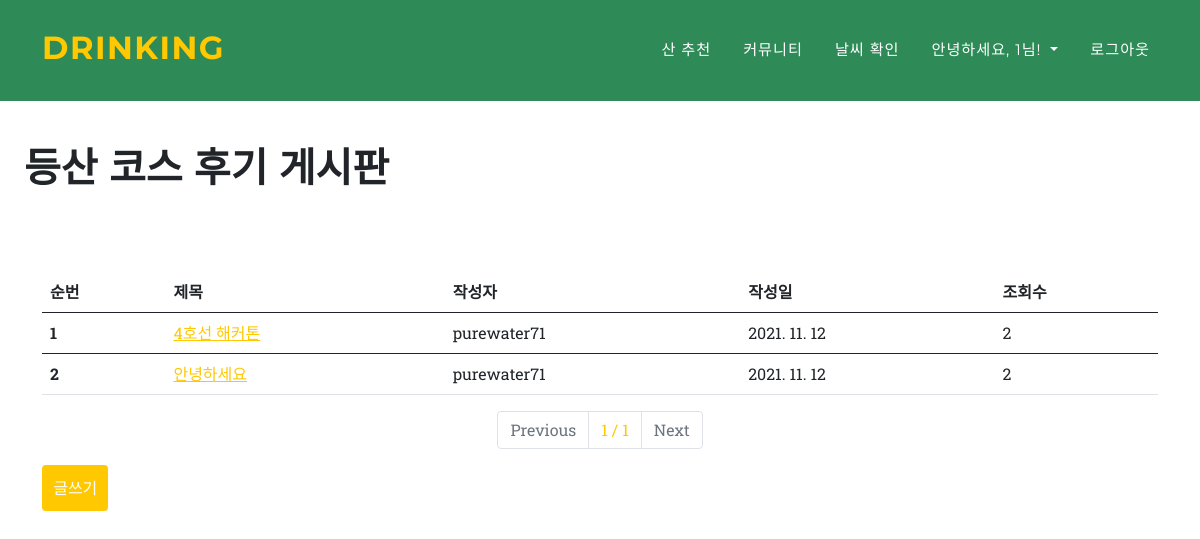
The page /blog/show/ (signed in) on the database its author committed.
### blog/models.py (models this page shows, shortened)
class Blog(models.Model):
    title = models.CharField(max_length=200, verbose_name='글 제목')
    writer = models.ForeignKey(Fuser, verbose_name = "작성자", on_delete = models.CASCADE, null=True, default="")
    pub_date = models.DateTimeField(auto_now_add=True, verbose_name='작성일')
    is_del = models.BooleanField(default=False)
    hits = models.PositiveIntegerField(default=0, verbose_name='조회수')
    body = models.TextField(verbose_name = "내용")
    image = models.ImageField(upload_to = "blog/", blank=True, null=True, verbose_name = "사진")

### user/models.py (models this page shows)
class Fuser(models.Model):
    username = models.CharField(max_length=20, verbose_name="사용자 아이디", primary_key=True)
    password = models.CharField(max_length=20, verbose_name="비밀번호")
    def __str__(self):
        return self.username
    class Meta:
        db_table = 'users'

### blog/views.py (the view)
# urls.py: path('show/', show, name="show"),
def show(request):
    blog = Blog.objects.filter(is_del=0).order_by('-pub_date')
    paginator = Paginator(blog, 5)
    page = int(request.GET.get('p', 1))
    blogs = paginator.get_page(page)
    return render(request, 'show.html', {'blogs':blogs})

### blog/templates/show.html (shortened to what this page needs)
{% extends 'base.html' %}
{% block content %}
<br><br><br><br><br>
        <h1>등산 코스 후기 게시판 </h1>
        <br><br>
        <div class="container">
    <table class="table">
        <thead>
          <tr>
            <th scope="col">순번</th>
            <th scope="col">제목</th>
            <th scope="col">작성자</th>
            <th scope="col">작성일</th>
            <th scope="col">조회수</th>
          </tr>
        </thead>
        <tbody>
          {% if blogs %}
            {% for blog in blogs %}
          <tr>
            <th scope="row">{{forloop.counter}}</th>
            <td><a href="{% url 'detail' blog.id %}">{{blog.title}}</a></td>
            <td>{{blog.writer}}</td>
            <td>{{ blog.pub_date|date:'Y. m. d' }}</td>
            <td>{{blog.hits}}</td>
          </tr>
        </tbody>
        {% endfor %}
        {% else %}
        <h1>글 없음</h1>
        {% endif %}
      </table>
      <nav aria-label="Page navigation example">
        <ul class="pagination justify-content-center">
          {% if blogs.has_previous %}
         <li class="page-item"><a class="page-link" href="?p={{ blogs.previous_page_number }}">Previous</a></li>
         {% else %}
         <li class="page-item disabled">
          <a class="page-link" href="#">Previous</a>
        </li>
        {% endif %}
        <li class="page-item">
          <a class="page-link" href="#"
            >{{ blogs.number }} / {{ blogs.paginator.num_pages }}</a
          >
        </li>
        {% if blogs.has_next %}
        <li class="page-item">
          <a class="page-link" href="?p={{ blogs.next_page_number }}">Next</a>
        </li>
        {% else %}
        <li class="page-item disabled">
          <a class="page-link" href="#">Next</a>
        </li>
        {% endif %}
      </ul>
    </nav>
      {% if request.session.user %}
      <a href="{% url 'new' %}">
        <input type="submit" value="글쓰기"></a>
        {% else %}
        <a href="{% url 'login' %}" onclick="return alert('글쓰기는 로그인 후에 가능합니다.')">
          <input type="submit" value="글쓰기"></a>
        {% endif %}
      </div>
    {% endblock %}

### blog/templates/show.html (style rules this page uses)
h1 { padding: 2%; }
input { background-color: #FFC800; border:none; padding: 1%; color:white; border-radius: 4px; }

### rows shown on the page
Blog: title "4호선 해커톤", writer "purewater71", pub_date "2021. 11. 12", hits "2"
Blog: title "안녕하세요", writer "purewater71", pub_date "2021. 11. 12", hits "2"

### other values the page prints
{{ request.session.user }} "1"
{{ blogs.number }} "1"
{{ blogs.paginator.num_pages }} "1"
